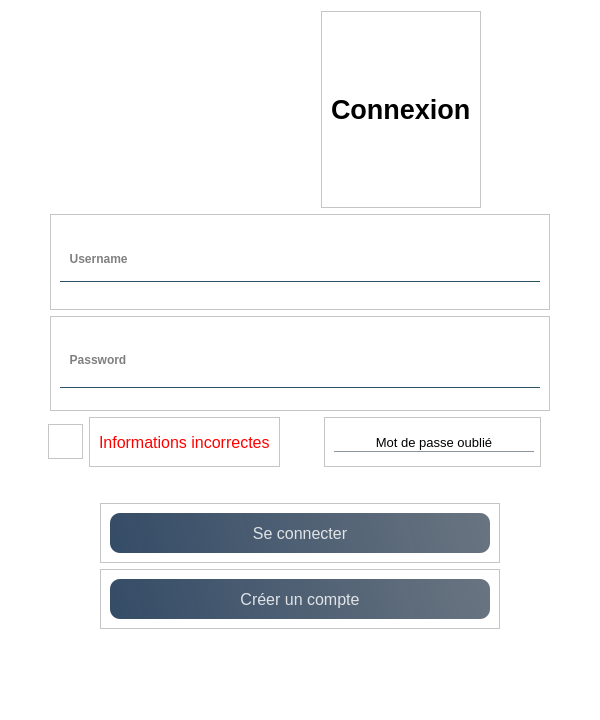
<?xml version="1.0" encoding="UTF-8"?>
<ui version="4.0">
 <class>page_login</class>
 <widget class="QWidget" name="page_login">
  <property name="geometry">
   <rect>
    <x>0</x>
    <y>0</y>
    <width>600</width>
    <height>720</height>
   </rect>
  </property>
  <property name="minimumSize">
   <size>
    <width>600</width>
    <height>720</height>
   </size>
  </property>
  <property name="maximumSize">
   <size>
    <width>16777215</width>
    <height>16777215</height>
   </size>
  </property>
  <property name="windowTitle">
   <string>Form</string>
  </property>
  <property name="styleSheet">
   <string notr="true">background:white;

</string>
  </property>
  <layout class="QVBoxLayout" name="verticalLayout_3">
   <item>
    <layout class="QHBoxLayout" name="horizontalLayout1">
     <item>
      <spacer name="horizontalSpacer_4">
       <property name="orientation">
        <enum>Qt::Horizontal</enum>
       </property>
       <property name="sizeHint" stdset="0">
        <size>
         <width>40</width>
         <height>20</height>
        </size>
       </property>
      </spacer>
     </item>
     <item>
      <widget class="QLabel" name="image">
       <property name="minimumSize">
        <size>
         <width>150</width>
         <height>152</height>
        </size>
       </property>
       <property name="maximumSize">
        <size>
         <width>150</width>
         <height>152</height>
        </size>
       </property>
       <property name="styleSheet">
        <string notr="true">background-image: url(:/images/images/compte.png);</string>
       </property>
       <property name="text">
        <string/>
       </property>
       <property name="pixmap">
        <pixmap resource="ressource.qrc">:/images/images/compte.png</pixmap>
       </property>
       <property name="scaledContents">
        <bool>true</bool>
       </property>
      </widget>
     </item>
     <item>
      <widget class="QFrame" name="frame_2">
       <property name="frameShape">
        <enum>QFrame::StyledPanel</enum>
       </property>
       <property name="frameShadow">
        <enum>QFrame::Raised</enum>
       </property>
      </widget>
     </item>
     <item>
      <spacer name="horizontalSpacer_6">
       <property name="orientation">
        <enum>Qt::Horizontal</enum>
       </property>
       <property name="sizeType">
        <enum>QSizePolicy::Maximum</enum>
       </property>
       <property name="sizeHint" stdset="0">
        <size>
         <width>40</width>
         <height>20</height>
        </size>
       </property>
      </spacer>
     </item>
     <item alignment="Qt::AlignHCenter">
      <widget class="QFrame" name="frame">
       <property name="maximumSize">
        <size>
         <width>16777215</width>
         <height>16777215</height>
        </size>
       </property>
       <property name="frameShape">
        <enum>QFrame::StyledPanel</enum>
       </property>
       <property name="frameShadow">
        <enum>QFrame::Raised</enum>
       </property>
       <layout class="QHBoxLayout" name="horizontalLayout">
        <item>
         <widget class="QLabel" name="connexion">
          <property name="minimumSize">
           <size>
            <width>0</width>
            <height>0</height>
           </size>
          </property>
          <property name="maximumSize">
           <size>
            <width>16777215</width>
            <height>16777215</height>
           </size>
          </property>
          <property name="font">
           <font>
            <pointsize>20</pointsize>
            <weight>75</weight>
            <bold>true</bold>
           </font>
          </property>
          <property name="text">
           <string>Connexion</string>
          </property>
         </widget>
        </item>
       </layout>
      </widget>
     </item>
     <item>
      <spacer name="horizontalSpacer_5">
       <property name="orientation">
        <enum>Qt::Horizontal</enum>
       </property>
       <property name="sizeHint" stdset="0">
        <size>
         <width>40</width>
         <height>20</height>
        </size>
       </property>
      </spacer>
     </item>
    </layout>
   </item>
   <item>
    <layout class="QVBoxLayout" name="verticalLayout2_lineEdit">
     <item alignment="Qt::AlignHCenter">
      <widget class="QFrame" name="usernameFrame">
       <property name="minimumSize">
        <size>
         <width>500</width>
         <height>0</height>
        </size>
       </property>
       <property name="maximumSize">
        <size>
         <width>16777215</width>
         <height>100</height>
        </size>
       </property>
       <property name="frameShape">
        <enum>QFrame::StyledPanel</enum>
       </property>
       <property name="frameShadow">
        <enum>QFrame::Raised</enum>
       </property>
       <layout class="QVBoxLayout" name="verticalLayout_5">
        <item>
         <widget class="QLineEdit" name="username">
          <property name="maximumSize">
           <size>
            <width>16777215</width>
            <height>40</height>
           </size>
          </property>
          <property name="font">
           <font>
            <weight>75</weight>
            <bold>true</bold>
           </font>
          </property>
          <property name="styleSheet">
           <string notr="true">background-color:rgba(0, 0, 0, 0);
border:1px solid rgba(0, 0, 0, 0);
border-bottom-color:rgba(46, 82, 101, 255);
color:black;
font-weight: bold;
padding-bottom:7px</string>
          </property>
          <property name="placeholderText">
           <string>  Username</string>
          </property>
         </widget>
        </item>
       </layout>
      </widget>
     </item>
     <item alignment="Qt::AlignHCenter">
      <widget class="QFrame" name="passwordFrame">
       <property name="minimumSize">
        <size>
         <width>500</width>
         <height>0</height>
        </size>
       </property>
       <property name="maximumSize">
        <size>
         <width>16777215</width>
         <height>100</height>
        </size>
       </property>
       <property name="frameShape">
        <enum>QFrame::StyledPanel</enum>
       </property>
       <property name="frameShadow">
        <enum>QFrame::Raised</enum>
       </property>
       <layout class="QVBoxLayout" name="verticalLayout_4">
        <item>
         <widget class="QLineEdit" name="password">
          <property name="maximumSize">
           <size>
            <width>16777215</width>
            <height>50</height>
           </size>
          </property>
          <property name="font">
           <font>
            <weight>75</weight>
            <bold>true</bold>
           </font>
          </property>
          <property name="styleSheet">
           <string notr="true">background-color:rgba(0, 0, 0, 0);
border:1px solid rgba(0, 0, 0, 0);
border-bottom-color:rgba(46, 82, 101, 255);
color:black;
padding-bottom:7px;
font-weight: bold;</string>
          </property>
          <property name="echoMode">
           <enum>QLineEdit::Password</enum>
          </property>
          <property name="placeholderText">
           <string>  Password</string>
          </property>
         </widget>
        </item>
       </layout>
      </widget>
     </item>
    </layout>
   </item>
   <item>
    <layout class="QHBoxLayout" name="horizontalLayout3_icone_info_bouton">
     <item>
      <spacer name="horizontalSpacer">
       <property name="orientation">
        <enum>Qt::Horizontal</enum>
       </property>
       <property name="sizeHint" stdset="0">
        <size>
         <width>40</width>
         <height>20</height>
        </size>
       </property>
      </spacer>
     </item>
     <item alignment="Qt::AlignHCenter">
      <widget class="QFrame" name="iconeFrame">
       <property name="minimumSize">
        <size>
         <width>35</width>
         <height>35</height>
        </size>
       </property>
       <property name="maximumSize">
        <size>
         <width>35</width>
         <height>35</height>
        </size>
       </property>
       <property name="styleSheet">
        <string notr="true"/>
       </property>
       <property name="frameShape">
        <enum>QFrame::StyledPanel</enum>
       </property>
       <property name="frameShadow">
        <enum>QFrame::Raised</enum>
       </property>
       <layout class="QVBoxLayout" name="verticalLayout_8">
        <item>
         <widget class="QLabel" name="icone">
          <property name="minimumSize">
           <size>
            <width>20</width>
            <height>20</height>
           </size>
          </property>
          <property name="maximumSize">
           <size>
            <width>20</width>
            <height>20</height>
           </size>
          </property>
          <property name="styleSheet">
           <string notr="true">background-image: url(:/images/images/attention.png);</string>
          </property>
          <property name="text">
           <string/>
          </property>
         </widget>
        </item>
       </layout>
      </widget>
     </item>
     <item alignment="Qt::AlignHCenter">
      <widget class="QFrame" name="info_fausseFrame">
       <property name="maximumSize">
        <size>
         <width>16777215</width>
         <height>50</height>
        </size>
       </property>
       <property name="frameShape">
        <enum>QFrame::StyledPanel</enum>
       </property>
       <property name="frameShadow">
        <enum>QFrame::Raised</enum>
       </property>
       <layout class="QVBoxLayout" name="verticalLayout_9">
        <item>
         <widget class="QLabel" name="information">
          <property name="maximumSize">
           <size>
            <width>16777215</width>
            <height>40</height>
           </size>
          </property>
          <property name="styleSheet">
           <string notr="true">color: red;
font-size: 16px</string>
          </property>
          <property name="text">
           <string>Informations incorrectes</string>
          </property>
         </widget>
        </item>
       </layout>
      </widget>
     </item>
     <item>
      <spacer name="horizontalSpacer_2">
       <property name="orientation">
        <enum>Qt::Horizontal</enum>
       </property>
       <property name="sizeHint" stdset="0">
        <size>
         <width>40</width>
         <height>20</height>
        </size>
       </property>
      </spacer>
     </item>
     <item alignment="Qt::AlignHCenter">
      <widget class="QFrame" name="motdepasseFrame">
       <property name="minimumSize">
        <size>
         <width>170</width>
         <height>0</height>
        </size>
       </property>
       <property name="maximumSize">
        <size>
         <width>16777215</width>
         <height>50</height>
        </size>
       </property>
       <property name="frameShape">
        <enum>QFrame::StyledPanel</enum>
       </property>
       <property name="frameShadow">
        <enum>QFrame::Raised</enum>
       </property>
       <layout class="QVBoxLayout" name="verticalLayout_10">
        <item>
         <widget class="QPushButton" name="boutonMotDePasseOublie">
          <property name="minimumSize">
           <size>
            <width>200</width>
            <height>20</height>
           </size>
          </property>
          <property name="maximumSize">
           <size>
            <width>200</width>
            <height>20</height>
           </size>
          </property>
          <property name="font">
           <font>
            <pointsize>10</pointsize>
           </font>
          </property>
          <property name="styleSheet">
           <string notr="true">
QPushButton#boutonMotDePasseOublie{	

	color: black;
	border:1px solid rgba(0, 0, 0, 0);
	border-bottom-color: rgba(105, 118, 132, 200);
}

</string>
          </property>
          <property name="text">
           <string>Mot de passe oublié</string>
          </property>
         </widget>
        </item>
       </layout>
      </widget>
     </item>
     <item>
      <spacer name="horizontalSpacer_3">
       <property name="orientation">
        <enum>Qt::Horizontal</enum>
       </property>
       <property name="sizeType">
        <enum>QSizePolicy::Expanding</enum>
       </property>
       <property name="sizeHint" stdset="0">
        <size>
         <width>50</width>
         <height>20</height>
        </size>
       </property>
      </spacer>
     </item>
    </layout>
   </item>
   <item>
    <spacer name="verticalSpacer_2">
     <property name="orientation">
      <enum>Qt::Vertical</enum>
     </property>
     <property name="sizeType">
      <enum>QSizePolicy::Fixed</enum>
     </property>
     <property name="sizeHint" stdset="0">
      <size>
       <width>20</width>
       <height>30</height>
      </size>
     </property>
    </spacer>
   </item>
   <item>
    <layout class="QVBoxLayout" name="verticalLayout_2">
     <item alignment="Qt::AlignHCenter">
      <widget class="QFrame" name="seConnecterFrame">
       <property name="sizePolicy">
        <sizepolicy hsizetype="Expanding" vsizetype="Preferred">
         <horstretch>0</horstretch>
         <verstretch>0</verstretch>
        </sizepolicy>
       </property>
       <property name="minimumSize">
        <size>
         <width>400</width>
         <height>40</height>
        </size>
       </property>
       <property name="maximumSize">
        <size>
         <width>16777215</width>
         <height>60</height>
        </size>
       </property>
       <property name="frameShape">
        <enum>QFrame::StyledPanel</enum>
       </property>
       <property name="frameShadow">
        <enum>QFrame::Raised</enum>
       </property>
       <layout class="QVBoxLayout" name="verticalLayout_6">
        <item>
         <widget class="QPushButton" name="boutonSeConnecter">
          <property name="minimumSize">
           <size>
            <width>0</width>
            <height>40</height>
           </size>
          </property>
          <property name="maximumSize">
           <size>
            <width>16777215</width>
            <height>40</height>
           </size>
          </property>
          <property name="font">
           <font>
            <pointsize>12</pointsize>
           </font>
          </property>
          <property name="styleSheet">
           <string notr="true">QPushButton#boutonSeConnecter{	
	background-color: qlineargradient(spread:pad, x1:0, y1:0.505682, x2:1, y2:0.477, stop:0 rgba(20, 47, 78, 219), stop:1 rgba(85, 98, 112, 226));
	color:rgba(255, 255, 255, 210);
	border-radius:10px;
}
QPushButton#boutonSeConnecter:hover{	
	background-color: qlineargradient(spread:pad, x1:0, y1:0.505682, x2:1, y2:0.477, stop:0 rgba(40, 67, 98, 219), stop:1 rgba(105, 118, 132, 226));
}
QPushButton#boutonSeConnecter:pressed{	
	padding-left:5px;
	padding-top:5px;
	background-color:(255, 255, 255, 210);
}
</string>
          </property>
          <property name="text">
           <string>Se connecter</string>
          </property>
         </widget>
        </item>
       </layout>
      </widget>
     </item>
     <item alignment="Qt::AlignHCenter">
      <widget class="QFrame" name="frame_4">
       <property name="minimumSize">
        <size>
         <width>400</width>
         <height>0</height>
        </size>
       </property>
       <property name="maximumSize">
        <size>
         <width>16777215</width>
         <height>60</height>
        </size>
       </property>
       <property name="frameShape">
        <enum>QFrame::StyledPanel</enum>
       </property>
       <property name="frameShadow">
        <enum>QFrame::Raised</enum>
       </property>
       <layout class="QVBoxLayout" name="verticalLayout_7">
        <item>
         <widget class="QPushButton" name="boutonCreerCompte">
          <property name="minimumSize">
           <size>
            <width>0</width>
            <height>40</height>
           </size>
          </property>
          <property name="maximumSize">
           <size>
            <width>16777215</width>
            <height>40</height>
           </size>
          </property>
          <property name="font">
           <font>
            <pointsize>12</pointsize>
           </font>
          </property>
          <property name="styleSheet">
           <string notr="true">QPushButton#boutonCreerCompte{	
	background-color: qlineargradient(spread:pad, x1:0, y1:0.505682, x2:1, y2:0.477, stop:0 rgba(20, 47, 78, 219), stop:1 rgba(85, 98, 112, 226));
	color:rgba(255, 255, 255, 210);
	border-radius:10px;
}
QPushButton#boutonCreerCompte:hover{	
	background-color: qlineargradient(spread:pad, x1:0, y1:0.505682, x2:1, y2:0.477, stop:0 rgba(40, 67, 98, 219), stop:1 rgba(105, 118, 132, 226));
}
QPushButton#boutonCreerCompte:pressed{	
	padding-left:5px;
	padding-top:5px;
	background-color:rgba(105, 118, 132, 200);
}</string>
          </property>
          <property name="text">
           <string>Créer un compte</string>
          </property>
         </widget>
        </item>
       </layout>
      </widget>
     </item>
    </layout>
   </item>
   <item>
    <spacer name="verticalSpacer">
     <property name="orientation">
      <enum>Qt::Vertical</enum>
     </property>
     <property name="sizeType">
      <enum>QSizePolicy::Fixed</enum>
     </property>
     <property name="sizeHint" stdset="0">
      <size>
       <width>20</width>
       <height>80</height>
      </size>
     </property>
    </spacer>
   </item>
  </layout>
 </widget>
 <resources>
  <include location="ressource.qrc"/>
 </resources>
 <connections/>
</ui>
